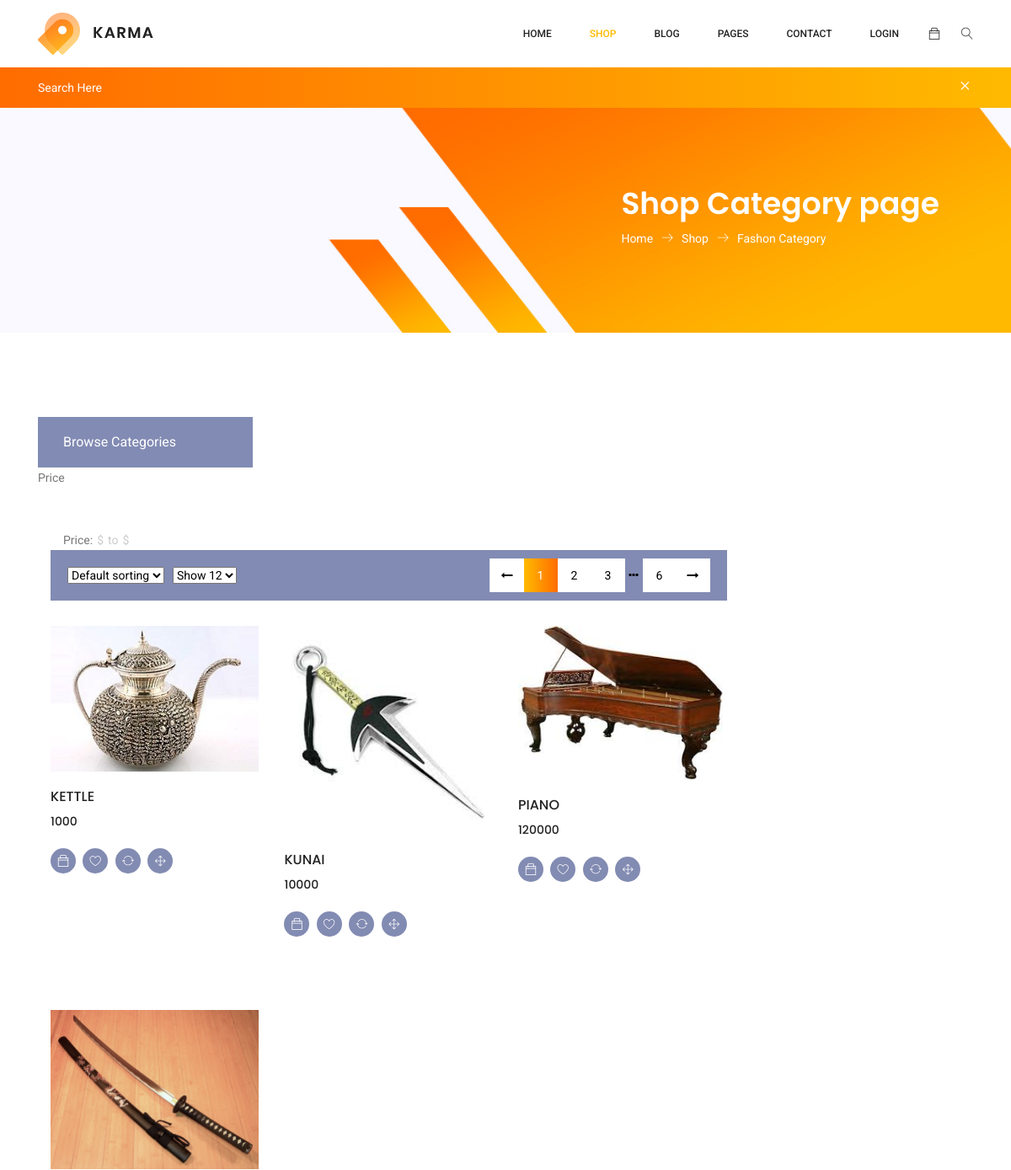
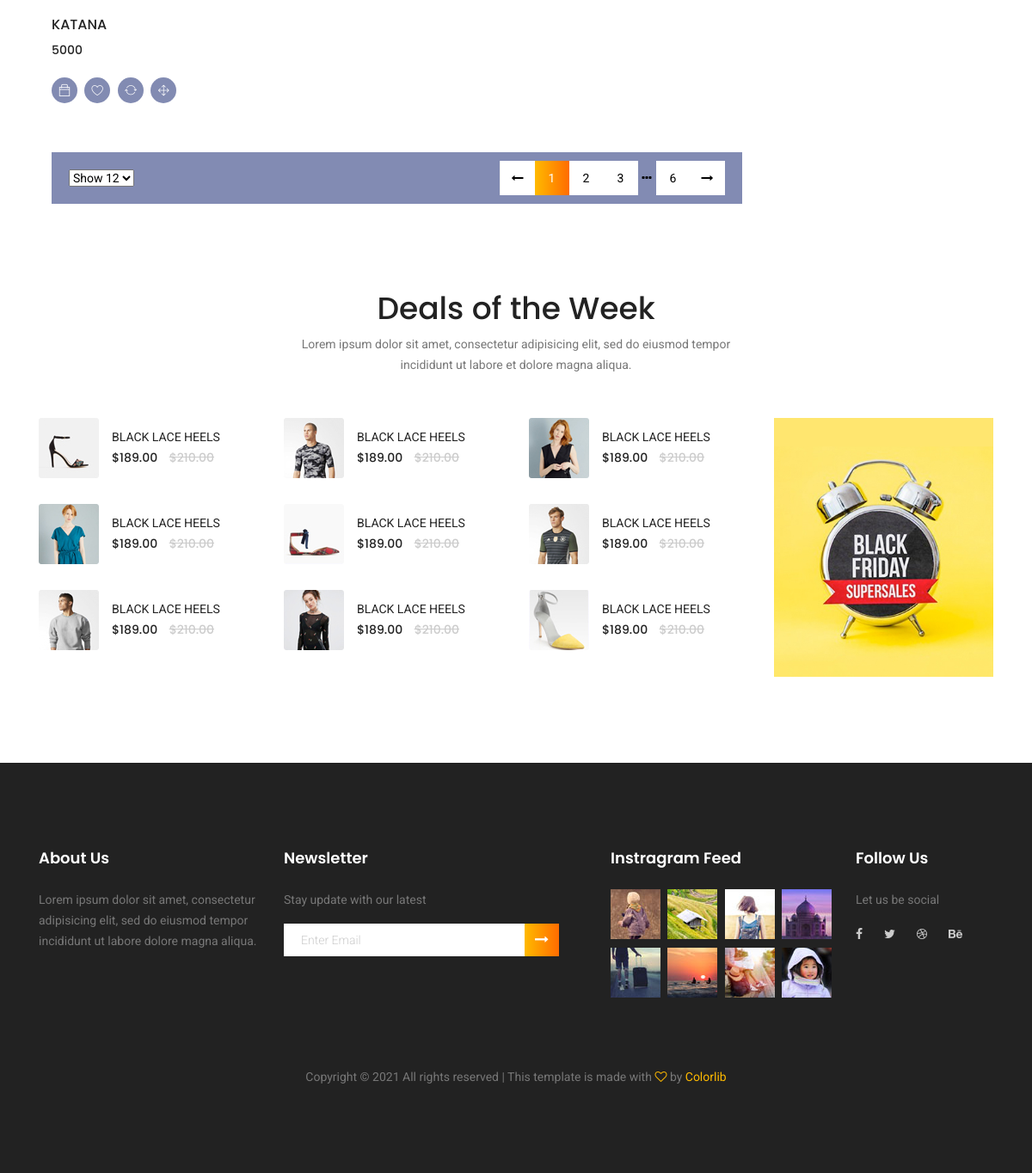
The page /category on the database its author committed (2 pictures, top to bottom).
### shop/models.py (models this page shows, shortened)
class Product(models.Model):
    Product_id = models.AutoField
    Product_name = models.CharField(max_length=50)
    category = models.CharField(max_length=50, default="")
    sub_category = models.CharField(max_length=50, default="")
    price = models.IntegerField(default=0)
    desc = models.CharField(max_length=300)
    pub_date = models.DateField()
    image = models.ImageField(upload_to="shop/images", default="")

### shop/views.py (the view)
# urls.py: path("category", views.Category, name="Category")
def Category(request):
    prod = Product.objects.all()
    return render(request, 'category.html', {'prods': prod})

### shop/Templates/category.html (shortened to what this page needs)
{% load static %}
<!DOCTYPE html>
<html lang="zxx" class="no-js">
<head>
	<link rel="stylesheet" href="{% static 'css/linearicons.css'%}">
	<link rel="stylesheet" href="{% static 'css/owl.carousel.css'%}">
	<link rel="stylesheet" href="{% static 'css/font-awesome.min.css'%}">
	<link rel="stylesheet" href="{% static 'css/themify-icons.css'%}">
	<link rel="stylesheet" href="{% static 'css/nice-select.css'%}">
	<link rel="stylesheet" href="{% static 'css/nouislider.min.css'%}">
	<link rel="stylesheet" href="{% static 'css/bootstrap.css'%}">
	<link rel="stylesheet" href="{% static 'css/main.css'%}">
</head>
<body id="category">
	<header class="header_area sticky-header">
		<div class="main_menu">
			<nav class="navbar navbar-expand-lg navbar-light main_box">
				<div class="container">
					<a class="navbar-brand logo_h" href="index.html"><img src="{% static 'img/logo.png'%}" alt=""></a>
					<div class="collapse navbar-collapse offset" id="navbarSupportedContent">
						<ul class="nav navbar-nav menu_nav ml-auto">
							<li class="nav-item"><a class="nav-link" href="shop">Home</a></li>
							<li class="nav-item submenu dropdown active">
								<a href="#" class="nav-link dropdown-toggle" data-toggle="dropdown" role="button" aria-haspopup="true"
								 aria-expanded="false">Shop</a>
							</li>
							<li class="nav-item submenu dropdown">
								<a href="#" class="nav-link dropdown-toggle" data-toggle="dropdown" role="button" aria-haspopup="true"
								 aria-expanded="false">Blog</a>
							</li>
							<li class="nav-item submenu dropdown">
								<a href="#" class="nav-link dropdown-toggle" data-toggle="dropdown" role="button" aria-haspopup="true"
								 aria-expanded="false">Pages</a>
							</li>
							<li class="nav-item"><a class="nav-link" href="contact">Contact</a></li>
							{%if request.user.is_anonymous%}
								<li class="nav-item"><a class="nav-link" href="/login">Login</a></li>
							{%endif%}
						</ul>
						<ul class="nav navbar-nav navbar-right">
							<li class="nav-item"><a href="#" class="cart"><span class="ti-bag"></span></a></li>
							<li class="nav-item">
								<button class="search"><span class="lnr lnr-magnifier" id="search"></span></button>
							</li>
						</ul>
					</div>
				</div>
			</nav>
		</div>
		<div class="search_input" id="search_input_box">
			<div class="container">
				<form class="d-flex justify-content-between">
					<input type="text" class="form-control" id="search_input" placeholder="Search Here">
					<span class="lnr lnr-cross" id="close_search" title="Close Search"></span>
				</form>
			</div>
		</div>
	</header>
	<section class="banner-area organic-breadcrumb">
		<div class="container">
			<div class="breadcrumb-banner d-flex flex-wrap align-items-center justify-content-end">
				<div class="col-first">
					<h1>Shop Category page</h1>
					<nav class="d-flex align-items-center">
						<a href="index.html">Home<span class="lnr lnr-arrow-right"></span></a>
						<a href="#">Shop<span class="lnr lnr-arrow-right"></span></a>
						<a href="category.html">Fashon Category</a>
					</nav>
				</div>
			</div>
		</div>
	</section>
	<div class="container">
		<div class="row">
			<div class="col-xl-3 col-lg-4 col-md-5">
				<div class="sidebar-categories">
					<div class="head">Browse Categories</div>
				</div>
					<div class="common-filter">
						<div class="head">Price</div>
						<div class="price-range-area">
							<div class="value-wrapper d-flex">
								<div class="price">Price:</div>
								<span>$</span>
								<div class="to">to</div>
								<span>$</span>
							</div>
						</div>
					</div>
				</div>
			</div>
			<div class="col-xl-9 col-lg-8 col-md-7-center">
				<div class="filter-bar d-flex flex-wrap align-items-center">
					<div class="sorting">
						<select>
							<option value="1">Default sorting</option>
						</select>
					</div>
					<div class="sorting mr-auto">
						<select>
							<option value="1">Show 12</option>
						</select>
					</div>
					<div class="pagination">
						<a href="#" class="prev-arrow"><i class="fa fa-long-arrow-left" aria-hidden="true"></i></a>
						<a href="#" class="active">1</a>
						<a href="#">2</a>
						<a href="#">3</a>
						<a href="#" class="dot-dot"><i class="fa fa-ellipsis-h" aria-hidden="true"></i></a>
						<a href="#">6</a>
						<a href="#" class="next-arrow"><i class="fa fa-long-arrow-right" aria-hidden="true"></i></a>
					</div>
				</div>
				<section class="lattest-product-area pb-40 category-list">
					<div class="row">
						{% for prod in prods %}
						<div class=" col-lg-4 col-md-6">
						<div class="single-product">
							<img class="img-fluid" src="{{prod.image.url}}" alt="">
							<div class="product-details">
								<h6>{{prod.Product_name}}</h6>
								<div class="price">
									<h6>{{prod.price}}</h6>
								</div>
								<div class="prd-bottom">
									<a href="" class="social-info">
										<span class="ti-bag"></span>
									</a>
									<a href="" class="social-info">
										<span class="lnr lnr-heart"></span>
									</a>
									<a href="" class="social-info">
										<span class="lnr lnr-sync"></span>
									</a>
									<a href="" class="social-info">
										<span class="lnr lnr-move"></span>
									</a>
								</div>
							</div>
						</div>
				</div>
				{% endfor %}
				</section>
				<div class="filter-bar d-flex flex-wrap align-items-center">
					<div class="sorting mr-auto">
						<select>
							<option value="1">Show 12</option>
						</select>
					</div>
					<div class="pagination">
						<a href="#" class="prev-arrow"><i class="fa fa-long-arrow-left" aria-hidden="true"></i></a>
						<a href="#" class="active">1</a>
						<a href="#">2</a>
						<a href="#">3</a>
						<a href="#" class="dot-dot"><i class="fa fa-ellipsis-h" aria-hidden="true"></i></a>
						<a href="#">6</a>
						<a href="#" class="next-arrow"><i class="fa fa-long-arrow-right" aria-hidden="true"></i></a>
					</div>
				</div>
		</div>
		</div>
		<section class="related-product-area section_gap">
			<div class="container">
				<div class="row justify-content-center">
					<div class="col-lg-6 text-center">
						<div class="section-title">
							<h1>Deals of the Week</h1>
							<p>Lorem ipsum dolor sit amet, consectetur adipisicing elit, sed do eiusmod tempor
								incididunt ut labore et dolore
								magna aliqua.</p>
						</div>
					</div>
				</div>
				<div class="row">
					<div class="col-lg-9">
						<div class="row">
							<div class="col-lg-4 col-md-4 col-sm-6 mb-20">
								<div class="single-related-product d-flex">
									<a href="#"><img src="img/r1.jpg" alt=""></a>
									<div class="desc">
										<a href="#" class="title">Black lace Heels</a>
										<div class="price">
											<h6>$189.00</h6>
											<h6 class="l-through">$210.00</h6>
										</div>
									</div>
								</div>
							</div>
							<div class="col-lg-4 col-md-4 col-sm-6 mb-20">
								<div class="single-related-product d-flex">
									<a href="#"><img src="img/r2.jpg" alt=""></a>
									<div class="desc">
										<a href="#" class="title">Black lace Heels</a>
										<div class="price">
											<h6>$189.00</h6>
											<h6 class="l-through">$210.00</h6>
										</div>
									</div>
								</div>
							</div>
							<div class="col-lg-4 col-md-4 col-sm-6 mb-20">
								<div class="single-related-product d-flex">
									<a href="#"><img src="img/r3.jpg" alt=""></a>
									<div class="desc">
										<a href="#" class="title">Black lace Heels</a>
										<div class="price">
											<h6>$189.00</h6>
											<h6 class="l-through">$210.00</h6>
										</div>
									</div>
								</div>
							</div>
							<div class="col-lg-4 col-md-4 col-sm-6 mb-20">
								<div class="single-related-product d-flex">
									<a href="#"><img src="img/r5.jpg" alt=""></a>
									<div class="desc">
										<a href="#" class="title">Black lace Heels</a>
										<div class="price">
											<h6>$189.00</h6>
											<h6 class="l-through">$210.00</h6>
										</div>
									</div>
								</div>
							</div>
							<div class="col-lg-4 col-md-4 col-sm-6 mb-20">
								<div class="single-related-product d-flex">
									<a href="#"><img src="img/r6.jpg" alt=""></a>
									<div class="desc">
										<a href="#" class="title">Black lace Heels</a>
										<div class="price">
											<h6>$189.00</h6>
											<h6 class="l-through">$210.00</h6>
										</div>
									</div>
								</div>
							</div>
							<div class="col-lg-4 col-md-4 col-sm-6 mb-20">
								<div class="single-related-product d-flex">
									<a href="#"><img src="img/r7.jpg" alt=""></a>
									<div class="desc">
										<a href="#" class="title">Black lace Heels</a>
										<div class="price">
											<h6>$189.00</h6>
											<h6 class="l-through">$210.00</h6>
										</div>
									</div>
								</div>
							</div>
							<div class="col-lg-4 col-md-4 col-sm-6">
								<div class="single-related-product d-flex">
									<a href="#"><img src="img/r9.jpg" alt=""></a>
									<div class="desc">
										<a href="#" class="title">Black lace Heels</a>
										<div class="price">
											<h6>$189.00</h6>
											<h6 class="l-through">$210.00</h6>
										</div>
									</div>
								</div>
							</div>
							<div class="col-lg-4 col-md-4 col-sm-6">
								<div class="single-related-product d-flex">
									<a href="#"><img src="img/r10.jpg" alt=""></a>
									<div class="desc">
										<a href="#" class="title">Black lace Heels</a>
										<div class="price">
											<h6>$189.00</h6>
											<h6 class="l-through">$210.00</h6>
										</div>
									</div>
								</div>
							</div>
							<div class="col-lg-4 col-md-4 col-sm-6">
								<div class="single-related-product d-flex">
									<a href="#"><img src="img/r11.jpg" alt=""></a>
									<div class="desc">
										<a href="#" class="title">Black lace Heels</a>
										<div class="price">
											<h6>$189.00</h6>
											<h6 class="l-through">$210.00</h6>
										</div>
									</div>
								</div>
							</div>
						</div>
					</div>
					<div class="col-lg-3">
						<div class="ctg-right">
							<a href="#" target="_blank">
								<img class="img-fluid d-block mx-auto" src="img/category/c5.jpg" alt="">
							</a>
						</div>
					</div>
				</div>
			</div>
		</section>
		<footer class="footer-area section_gap">
			<div class="container">
				<div class="row">
					<div class="col-lg-3  col-md-6 col-sm-6">
						<div class="single-footer-widget">
							<h6>About Us</h6>
							<p>
								Lorem ipsum dolor sit amet, consectetur adipisicing elit, sed do eiusmod tempor
								incididunt ut labore dolore
								magna aliqua.
							</p>
						</div>
					</div>
					<div class="col-lg-4  col-md-6 col-sm-6">
						<div class="single-footer-widget">
							<h6>Newsletter</h6>
							<p>Stay update with our latest</p>
							<div class="" id="mc_embed_signup">
								<form target="_blank" novalidate="true"
									action="https://spondonit.us12.list-manage.com/subscribe/post?u=1462626880ade1ac87bd9c93a&amp;id=92a4423d01"
									method="get" class="form-inline">
									<div class="d-flex flex-row">
										<input class="form-control" name="EMAIL" placeholder="Enter Email"
											onfocus="this.placeholder = ''" onblur="this.placeholder = 'Enter Email '"
											required="" type="email">
										<button class="click-btn btn btn-default"><i class="fa fa-long-arrow-right"
												aria-hidden="true"></i></button>
									</div>
								</form>
							</div>
						</div>
					</div>
					<div class="col-lg-3  col-md-6 col-sm-6">
						<div class="single-footer-widget mail-chimp">
							<h6 class="mb-20">Instragram Feed</h6>
							<ul class="instafeed d-flex flex-wrap">
								<li><img src="img/i1.jpg" alt=""></li>
								<li><img src="img/i2.jpg" alt=""></li>
								<li><img src="img/i3.jpg" alt=""></li>
								<li><img src="img/i4.jpg" alt=""></li>
								<li><img src="img/i5.jpg" alt=""></li>
								<li><img src="img/i6.jpg" alt=""></li>
								<li><img src="img/i7.jpg" alt=""></li>
								<li><img src="img/i8.jpg" alt=""></li>
							</ul>
						</div>
					</div>
					<div class="col-lg-2 col-md-6 col-sm-6">
						<div class="single-footer-widget">
							<h6>Follow Us</h6>
							<p>Let us be social</p>
							<div class="footer-social d-flex align-items-center">
								<a href="#"><i class="fa fa-facebook"></i></a>
								<a href="#"><i class="fa fa-twitter"></i></a>
								<a href="#"><i class="fa fa-dribbble"></i></a>
								<a href="#"><i class="fa fa-behance"></i></a>
							</div>
						</div>
					</div>
				</div>
				<div class="footer-bottom d-flex justify-content-center align-items-center flex-wrap">
					<p class="footer-text m-0">
						Copyright &copy;
						<script>document.write(new Date().getFullYear());</script> All rights reserved | This template
						is made with <i class="fa fa-heart-o" aria-hidden="true"></i> by <a href="https://colorlib.com"
							target="_blank">Colorlib</a>
					</p>
				</div>
			</div>
		</footer>
</body>
</html>

### rows shown on the page
Product: image (picture), Product_name "KETTLE", price "1000"
Product: image (picture), Product_name "KUNAI", price "10000"
Product: image (picture), Product_name "PIANO", price "120000"
Product: image (picture), Product_name "KATANA", price "5000"
